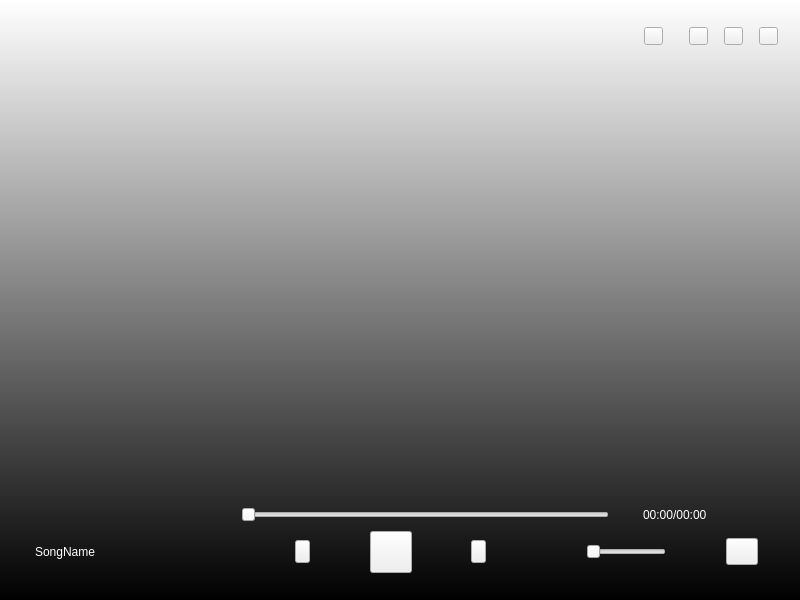
<?xml version="1.0" encoding="UTF-8"?>
<ui version="4.0">
 <class>MusicPlayer</class>
 <widget class="QWidget" name="MusicPlayer">
  <property name="geometry">
   <rect>
    <x>0</x>
    <y>0</y>
    <width>800</width>
    <height>600</height>
   </rect>
  </property>
  <property name="windowTitle">
   <string>MusicPlayer</string>
  </property>
  <property name="styleSheet">
   <string notr="true">QWidget#MusicPlayer{
    background-color: qlineargradient(spread:pad, x1:1, y1:1, x2:1, y2:0, stop:0 rgba(0, 0, 0, 255), stop:1 rgba(255, 255, 255, 255));
}

/*顶层界面皮肤配置*/
QWidget#wgt_topLayer{
    min-height: 50px;
    max-height: 50px;
}

QPushButton#pb_close, #pb_min, #pb_max, #pb_setting{
    min-width: 17px;
    max-width: 17px;
    min-height: 16px;
    max-height: 16px;
}

QPushButton#pb_close{
    border-image: url(:/images/skins/images/closeNormal.png);
}

QPushButton#pb_close:pressed{
    border-image: url(:/images/skins/images/closePressed.png);
}

QPushButton#pb_min{
    border-image: url(:/images/skins/images/minimizeNormal.png);
}

QPushButton#pb_min:pressed{
    border-image: url(:/images/skins/images/minimizePressed.png);
}

QPushButton#pb_max{
    border-image: url(:/images/skins/images/maximizeNormal.png);
}

QPushButton#pb_max:pressed{
    border-image: url(:/images/skins/images/maximizePressed.png);
}

QPushButton#pb_setting{
    border-image: url(:/images/skins/images/setNormal.png);
}

QPushButton#pb_setting:pressed{
    border-image: url(:/images/skins/images/setPressed.png);
}

/*中间层界面皮肤配置*/
QWidget#wgt_middleLayer{
    border-image: url(:/icons/skins/icons/back6.png);
}

QListWidget#lw_songNameList{
    min-width: 250px;
    max-width: 250px;
    color: white;
    font: 14px &quot;微软雅黑&quot;;
    border: none;
    background-color: transparent;
}

QListWidget#lw_songNameList::item{
    min-height: 35px;
    max-height: 35px;
    background-color: transparent;
}

QListWidget#lw_songNameList::item:hover{
    color: rgb(248, 217, 129);
    background-color: transparent;
}

QListWidget#lw_songNameList::item:selected{
    color: red;
    text-decoration: underline;
    background-color: transparent;
}

QListWidget#lw_lyricShow{
    color: rgb(248, 217, 129);
    font: 75 14pt &quot;微软雅黑&quot;;
    border: none;
    background-color: transparent;
}

QListWidget#lw_lyricShow::item{
    min-height: 40px;
    max-height: 40px;
    background-color: transparent;
}

QListWidget#lw_lyricShow::item:selected{
    color: red;
    text-decoration: underline;
    background-color: transparent;
}

/*底层界面皮肤配置*/
QWidget#wgt_bottomLayer{
    min-height: 100px;
    max-height: 100px;
}
QLabel#lb_songName{
    min-width: 200px;
    max-width: 200px;
    min-height: 30px;
    max-height: 30px;
    font: 75 14pt &quot;微软雅黑&quot;;
    color: rgb(255, 255, 255);
}
QLabel#lb_position{
    font: 75 14pt &quot;微软雅黑&quot;;
    color: rgb(255, 255, 255);
}

QPushButton#pb_play{
    min-width: 40px;
    max-width: 40px;
    min-height: 40px;
    max-height: 40px;
    border-image: url(:/images/skins/images/playStartPressed.png)
}

QPushButton#pb_prev, #pb_next{
    min-width: 13px;
    max-width: 13px;
    min-height: 21px;
    max-height: 21px;
}

QPushButton#pb_prev{
    border-image: url(:/images/skins/images/previous.png);
}

QPushButton#pb_prev:pressed{
    border-image: url(:/images/skins/images/previousPressed.png);
}

QPushButton#pb_prev:hover{
    border-image: url(:/images/skins/images/previousHover.png);
}

QPushButton#pb_next{
    border-image: url(:/images/skins/images/next.png);
}

QPushButton#pb_next:pressed{
    border-image: url(:/images/skins/images/nextPressed.png);
}

QPushButton#pb_next:hover{
    border-image: url(:/images/skins/images/nextHover.png);
}

QLabel#lb_volume{
    min-width: 18px;
    max-width: 18px;
    min-height: 24px;
    max-height: 24px;
    border-image: url(:/icons/volume.png);
}

QLabel#lb_volume::menu-indicator{
    image:none;
}

QSlider::sub-page:horizontal{
    margin: 5px 0px 5px 0px;
    background-color: #3fd680;
}

QSlider#hs_volume{
    min-width: 80px;
    max-width: 80px;
    min-height: 13px;
    max-height: 13px;
}

QSlider#hs_volume:handle{
    border-image: url(:/images/skins/images/volumeHandle.png);
}

QSlider#hs_position{
    min-height: 13px;
    max-height: 13px;
}

QSlider#hs_position:handle{
    border-image: url(:/images/skins/images/volumeHandle.png);
}

QPushButton#pb_playMode{
    min-width: 30px;
    max-width: 30px;
    min-height: 25px;
    max-height: 25px;
    border-image: url(:/images/skins/images/loopNormal.png);
}
</string>
  </property>
  <layout class="QGridLayout" name="gridLayout">
   <item row="0" column="0">
    <layout class="QVBoxLayout" name="verticalLayout">
     <item>
      <widget class="QWidget" name="wgt_topLayer" native="true">
       <property name="styleSheet">
        <string notr="true"/>
       </property>
       <layout class="QGridLayout" name="gridLayout_2">
        <item row="0" column="0">
         <layout class="QHBoxLayout" name="horizontalLayout">
          <item>
           <widget class="QLabel" name="lb_headline">
            <property name="text">
             <string/>
            </property>
            <property name="pixmap">
             <pixmap resource="skins.qrc">:/icons/skins/icons/widgetIcon.png</pixmap>
            </property>
           </widget>
          </item>
          <item>
           <spacer name="verticalSpacer">
            <property name="orientation">
             <enum>Qt::Horizontal</enum>
            </property>
            <property name="sizeHint" stdset="0">
             <size>
              <width>40</width>
              <height>20</height>
             </size>
            </property>
           </spacer>
          </item>
          <item>
           <widget class="QPushButton" name="pb_setting">
            <property name="text">
             <string/>
            </property>
           </widget>
          </item>
          <item>
           <spacer name="horizontalSpacer">
            <property name="orientation">
             <enum>Qt::Horizontal</enum>
            </property>
            <property name="sizeType">
             <enum>QSizePolicy::Fixed</enum>
            </property>
            <property name="sizeHint" stdset="0">
             <size>
              <width>20</width>
              <height>20</height>
             </size>
            </property>
           </spacer>
          </item>
          <item>
           <widget class="QPushButton" name="pb_min">
            <property name="text">
             <string/>
            </property>
           </widget>
          </item>
          <item>
           <spacer name="horizontalSpacer_12">
            <property name="orientation">
             <enum>Qt::Horizontal</enum>
            </property>
            <property name="sizeType">
             <enum>QSizePolicy::Fixed</enum>
            </property>
            <property name="sizeHint" stdset="0">
             <size>
              <width>10</width>
              <height>20</height>
             </size>
            </property>
           </spacer>
          </item>
          <item>
           <widget class="QPushButton" name="pb_max">
            <property name="text">
             <string/>
            </property>
           </widget>
          </item>
          <item>
           <spacer name="horizontalSpacer_13">
            <property name="orientation">
             <enum>Qt::Horizontal</enum>
            </property>
            <property name="sizeType">
             <enum>QSizePolicy::Fixed</enum>
            </property>
            <property name="sizeHint" stdset="0">
             <size>
              <width>10</width>
              <height>20</height>
             </size>
            </property>
           </spacer>
          </item>
          <item>
           <widget class="QPushButton" name="pb_close">
            <property name="text">
             <string/>
            </property>
           </widget>
          </item>
         </layout>
        </item>
       </layout>
      </widget>
     </item>
     <item>
      <widget class="QWidget" name="wgt_middleLayer" native="true">
       <property name="styleSheet">
        <string notr="true"/>
       </property>
       <layout class="QGridLayout" name="gridLayout_6">
        <item row="0" column="0">
         <layout class="QGridLayout" name="gridLayout_5">
          <item row="0" column="0">
           <widget class="QListWidget" name="lw_songNameList">
            <property name="focusPolicy">
             <enum>Qt::NoFocus</enum>
            </property>
           </widget>
          </item>
          <item row="0" column="2">
           <widget class="QListWidget" name="lw_lyricShow"/>
          </item>
          <item row="0" column="1">
           <spacer name="horizontalSpacer_2">
            <property name="orientation">
             <enum>Qt::Horizontal</enum>
            </property>
            <property name="sizeType">
             <enum>QSizePolicy::Fixed</enum>
            </property>
            <property name="sizeHint" stdset="0">
             <size>
              <width>10</width>
              <height>20</height>
             </size>
            </property>
           </spacer>
          </item>
         </layout>
        </item>
       </layout>
      </widget>
     </item>
     <item>
      <widget class="QWidget" name="wgt_bottomLayer" native="true">
       <property name="styleSheet">
        <string notr="true"/>
       </property>
       <layout class="QGridLayout" name="gridLayout_4">
        <item row="0" column="0">
         <layout class="QGridLayout" name="gridLayout_3">
          <item row="0" column="0" rowspan="2">
           <widget class="QLabel" name="lb_headicon">
            <property name="text">
             <string/>
            </property>
            <property name="pixmap">
             <pixmap resource="skins.qrc">:/icons/skins/icons/huxia.png</pixmap>
            </property>
           </widget>
          </item>
          <item row="1" column="11" colspan="3">
           <widget class="QSlider" name="hs_volume">
            <property name="orientation">
             <enum>Qt::Horizontal</enum>
            </property>
           </widget>
          </item>
          <item row="1" column="15">
           <widget class="QPushButton" name="pb_playMode">
            <property name="focusPolicy">
             <enum>Qt::NoFocus</enum>
            </property>
            <property name="text">
             <string/>
            </property>
           </widget>
          </item>
          <item row="0" column="13" colspan="3">
           <widget class="QLabel" name="lb_position">
            <property name="text">
             <string>00:00/00:00</string>
            </property>
           </widget>
          </item>
          <item row="1" column="3">
           <widget class="QPushButton" name="pb_prev">
            <property name="text">
             <string/>
            </property>
           </widget>
          </item>
          <item row="0" column="2" colspan="10">
           <widget class="QSlider" name="hs_position">
            <property name="orientation">
             <enum>Qt::Horizontal</enum>
            </property>
           </widget>
          </item>
          <item row="1" column="7">
           <widget class="QPushButton" name="pb_next">
            <property name="text">
             <string/>
            </property>
           </widget>
          </item>
          <item row="1" column="9">
           <widget class="QLabel" name="lb_volume">
            <property name="text">
             <string/>
            </property>
            <property name="pixmap">
             <pixmap resource="skins.qrc">:/icons/skins/icons/volume.png</pixmap>
            </property>
           </widget>
          </item>
          <item row="1" column="5">
           <widget class="QPushButton" name="pb_play">
            <property name="styleSheet">
             <string notr="true"/>
            </property>
            <property name="text">
             <string/>
            </property>
           </widget>
          </item>
          <item row="1" column="1">
           <widget class="QLabel" name="lb_songName">
            <property name="sizePolicy">
             <sizepolicy hsizetype="Minimum" vsizetype="Minimum">
              <horstretch>0</horstretch>
              <verstretch>0</verstretch>
             </sizepolicy>
            </property>
            <property name="text">
             <string>SongName</string>
            </property>
           </widget>
          </item>
          <item row="1" column="14">
           <spacer name="horizontalSpacer_10">
            <property name="orientation">
             <enum>Qt::Horizontal</enum>
            </property>
            <property name="sizeHint" stdset="0">
             <size>
              <width>40</width>
              <height>20</height>
             </size>
            </property>
           </spacer>
          </item>
          <item row="1" column="6">
           <spacer name="horizontalSpacer_3">
            <property name="orientation">
             <enum>Qt::Horizontal</enum>
            </property>
            <property name="sizeHint" stdset="0">
             <size>
              <width>40</width>
              <height>20</height>
             </size>
            </property>
           </spacer>
          </item>
          <item row="1" column="10">
           <spacer name="horizontalSpacer_7">
            <property name="orientation">
             <enum>Qt::Horizontal</enum>
            </property>
            <property name="sizeType">
             <enum>QSizePolicy::Fixed</enum>
            </property>
            <property name="sizeHint" stdset="0">
             <size>
              <width>10</width>
              <height>20</height>
             </size>
            </property>
           </spacer>
          </item>
          <item row="1" column="16">
           <spacer name="horizontalSpacer_11">
            <property name="orientation">
             <enum>Qt::Horizontal</enum>
            </property>
            <property name="sizeType">
             <enum>QSizePolicy::Fixed</enum>
            </property>
            <property name="sizeHint" stdset="0">
             <size>
              <width>20</width>
              <height>20</height>
             </size>
            </property>
           </spacer>
          </item>
          <item row="0" column="12">
           <spacer name="horizontalSpacer_9">
            <property name="orientation">
             <enum>Qt::Horizontal</enum>
            </property>
            <property name="sizeType">
             <enum>QSizePolicy::Fixed</enum>
            </property>
            <property name="sizeHint" stdset="0">
             <size>
              <width>20</width>
              <height>20</height>
             </size>
            </property>
           </spacer>
          </item>
          <item row="1" column="4">
           <spacer name="horizontalSpacer_4">
            <property name="orientation">
             <enum>Qt::Horizontal</enum>
            </property>
            <property name="sizeHint" stdset="0">
             <size>
              <width>40</width>
              <height>20</height>
             </size>
            </property>
           </spacer>
          </item>
          <item row="1" column="8">
           <spacer name="horizontalSpacer_6">
            <property name="orientation">
             <enum>Qt::Horizontal</enum>
            </property>
            <property name="sizeHint" stdset="0">
             <size>
              <width>40</width>
              <height>20</height>
             </size>
            </property>
           </spacer>
          </item>
          <item row="1" column="2">
           <spacer name="horizontalSpacer_5">
            <property name="orientation">
             <enum>Qt::Horizontal</enum>
            </property>
            <property name="sizeHint" stdset="0">
             <size>
              <width>40</width>
              <height>20</height>
             </size>
            </property>
           </spacer>
          </item>
         </layout>
        </item>
       </layout>
      </widget>
     </item>
    </layout>
   </item>
  </layout>
 </widget>
 <layoutdefault spacing="6" margin="11"/>
 <resources>
  <include location="skins.qrc"/>
 </resources>
 <connections/>
</ui>
